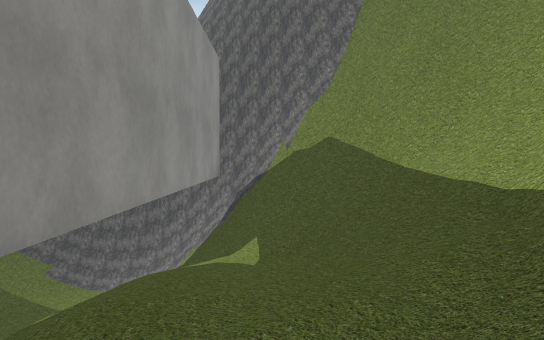
View 1 (above)

16 first-person views from a walk through a scene from a Unity 3-D project. The camera is 1.3 m above the floor, tilts 2° down and sees 70° across. The floor is counted in squares, 2 m on a side. Each view is taken from the middle of a square. On the plan, view 1 faces up. The plan holds only what a view shows up to about 11 squares ahead; the rest is blank. The place goes on beyond the plan. The player is left out. Some animated figures are left out. Some surface patterns are stand-ins.

View 2
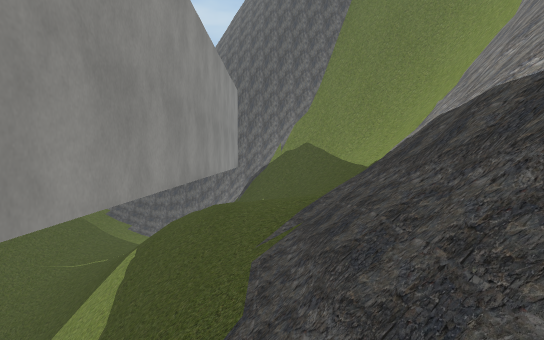

View 3
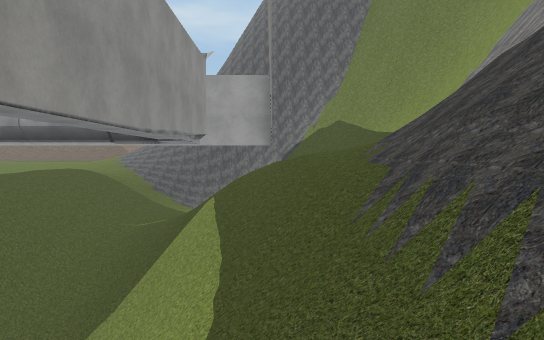

View 4
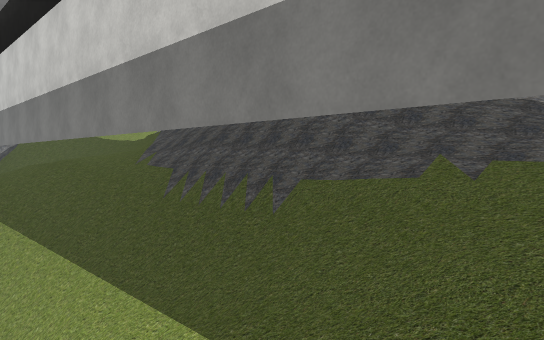

View 5
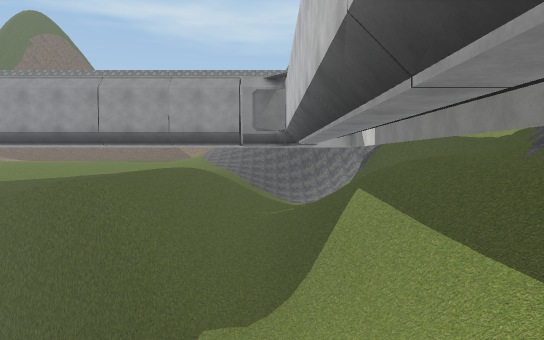

View 6
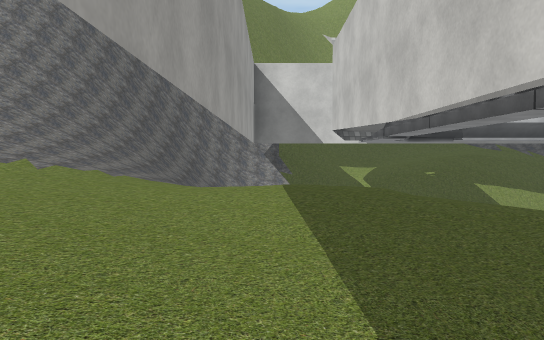

View 7
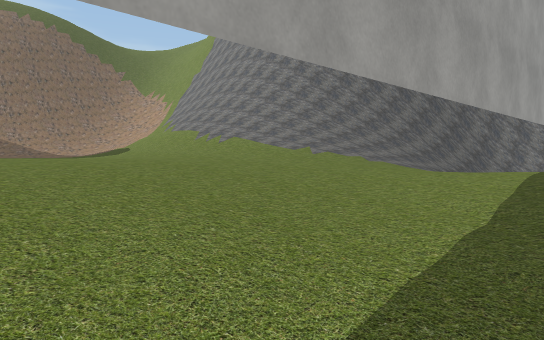

View 8
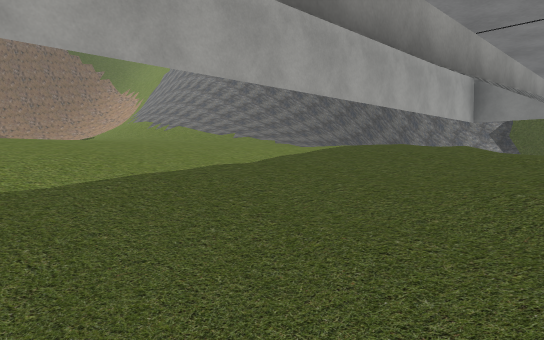

View 9
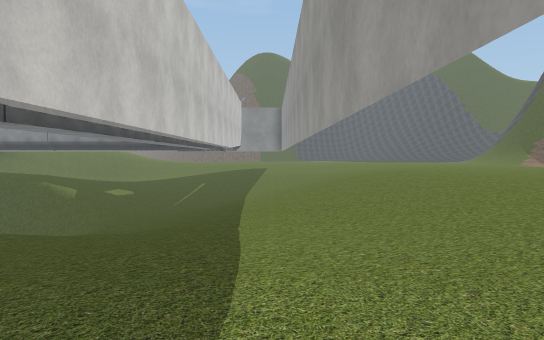

View 10
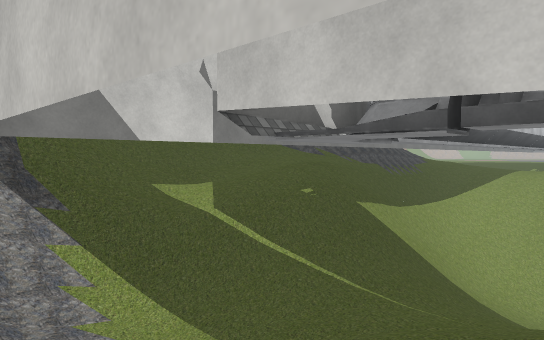

View 11
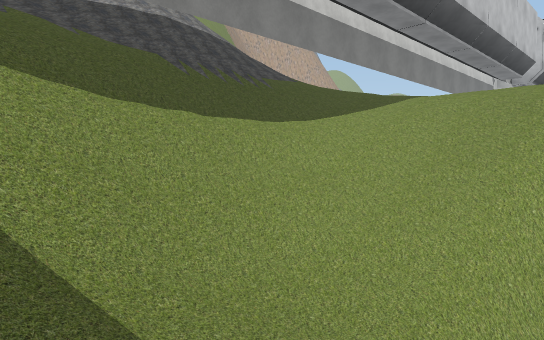

View 12
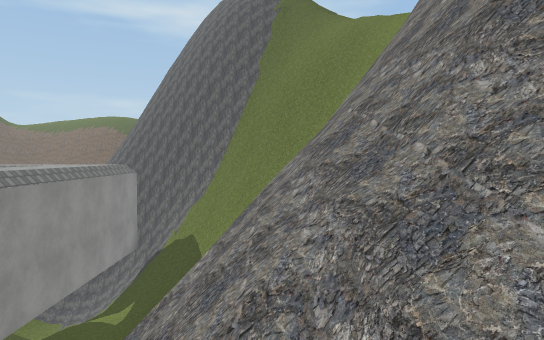

View 13
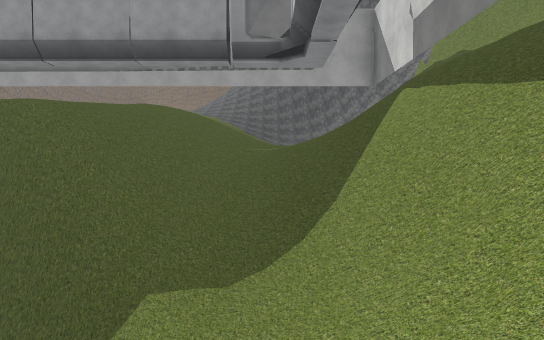

View 14
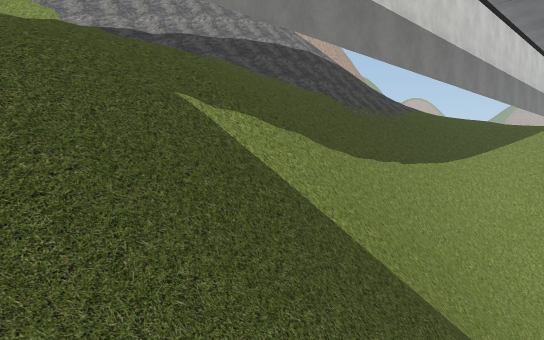

View 15
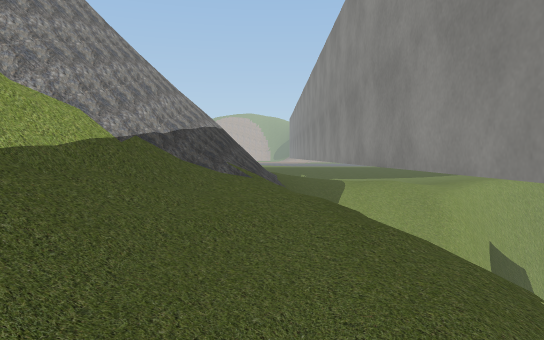

View 16
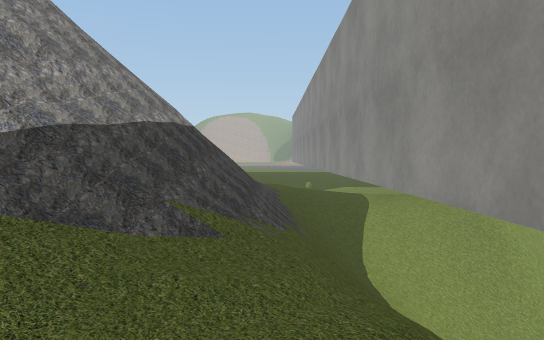

### Floor plan
Key: @ floor where view 1 was taken; # wall or solid block; . main floor; : floor 0.75 m higher than the main floor; - floor 0.75 m lower than the main floor; _ floor 1.75 m lower than the main floor; < floor 2.5 m lower than the main floor; / step, stairs or slope; = window, fence, low wall or low ledge; v drop or lower ground.
Columns run from 17 left of view 1 to 6 right of it. Each row starts with its distance up from view 1.
 11  ........:///##
 10 ..........://###
  9 -...........//##
  8 --------###////####v
  7 ---------..///</### vvv/
  6 ___------..///<///###vv/
  5 <<____-----//<<////## vv
  4 <<<<<//   -//<//=.//# v
  3 <<<     ##//////=://##
  2          ##/////#://#
  1            /////#:/##
  0            #///##@/##
 -1             ///#///###
 -2             ///#///#/#
 -3              //#/////#
 -4              ////////
 -5             #///////
 -6             #///#///
 -7              -//#:
 -8               #.#:
 -9               #.#
-10                 #

Where each view was taken, in squares from view 1:
view 1: 0 up, 0 right, facing up
view 2: 4 down, 0 right, facing up
view 3: 5 down, 1 left, facing up
view 4: 7 down, 3 left, facing up-right
view 5: 7 down, 4 left, facing up
view 6: 7 up, 12 left, facing right
view 7: 6 up, 12 left, facing up-right
view 8: 4 up, 12 left, facing up-right
view 9: 7 up, 6 left, facing left
view 10: 8 up, 6 left, facing down-right
view 11: 1 up, 6 left, facing down-right
view 12: 4 down, 3 right, facing up
view 13: 4 down, 4 left, facing up
view 14: 3 up, 4 left, facing down-right
view 15: 5 up, 0 right, facing down
view 16: 2 up, 0 right, facing down
